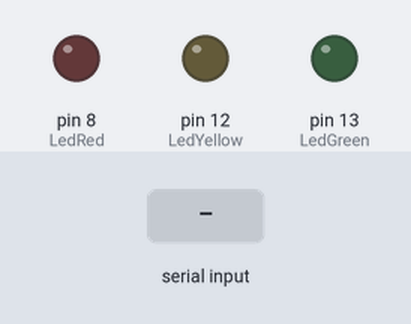
A sketch run on a simulated Arduino Uno, built with avr-gcc and run on an emulated ATmega328P. Shown: output pins drawn as LEDs (lit = HIGH). The inputs (shaded band) are chosen by the test bench. What the sketch prints to the serial monitor is not drawn.

Above: at 1.2 s.
1.3 s: "R" received over Serial
At 2.0 s:
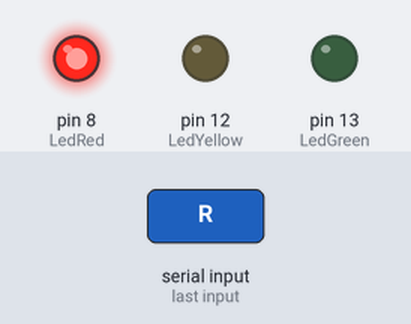
2.8 s: "Y" received over Serial
At 3.1 s:
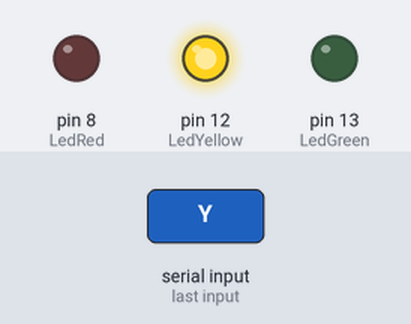
4.3 s: "G" received over Serial
At 5.5 s:
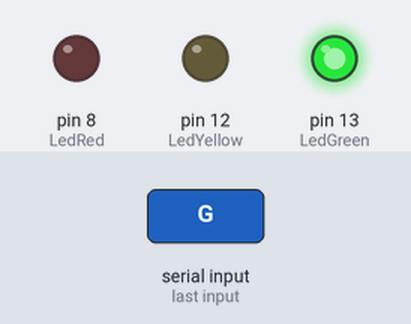
Timing chart, 0 to 7.3 s (numbered marks = the images above; inputs shaded):
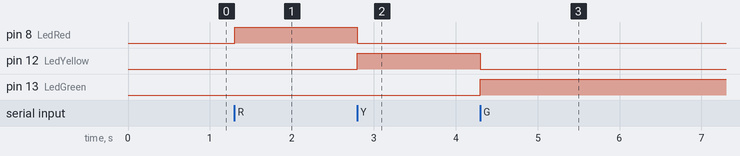

Measured:
- after the input at 1.3 s, pin 8 (LedRed): LOW → HIGH at once
- after the input at 2.8 s, pin 8 (LedRed): HIGH → LOW at once; pin 12 (LedYellow): LOW → HIGH at once
- after the input at 4.3 s, pin 12 (LedYellow): HIGH → LOW at once; pin 13 (LedGreen): LOW → HIGH at once

The sketch:

sketch_oct05c.ino
```cpp
int LedRed = 8;
int LedYellow = 12;
int LedGreen = 13;

void setup() {
  pinMode(LedRed, OUTPUT);
  pinMode(LedYellow, OUTPUT);
  pinMode(LedGreen, OUTPUT);
  Serial.begin(9600);

}

void loop() {
  if (Serial.available() > 0)
  {char mensagem = Serial.read();
  // mensgem é uma varial
  Serial.print(mensagem);

  if (mensagem == 'R')
  {digitalWrite(LedRed, HIGH);
  digitalWrite(LedYellow, LOW);
  digitalWrite(LedGreen, LOW);}

  if (mensagem == 'Y')
  {digitalWrite(LedYellow, HIGH);
  digitalWrite(LedRed, LOW);
  digitalWrite(LedGreen, LOW);}

  if (mensagem == 'G')
  {digitalWrite(LedGreen, HIGH);
  digitalWrite(LedYellow, LOW);
  digitalWrite(LedRed, LOW);}


 }
}
```
